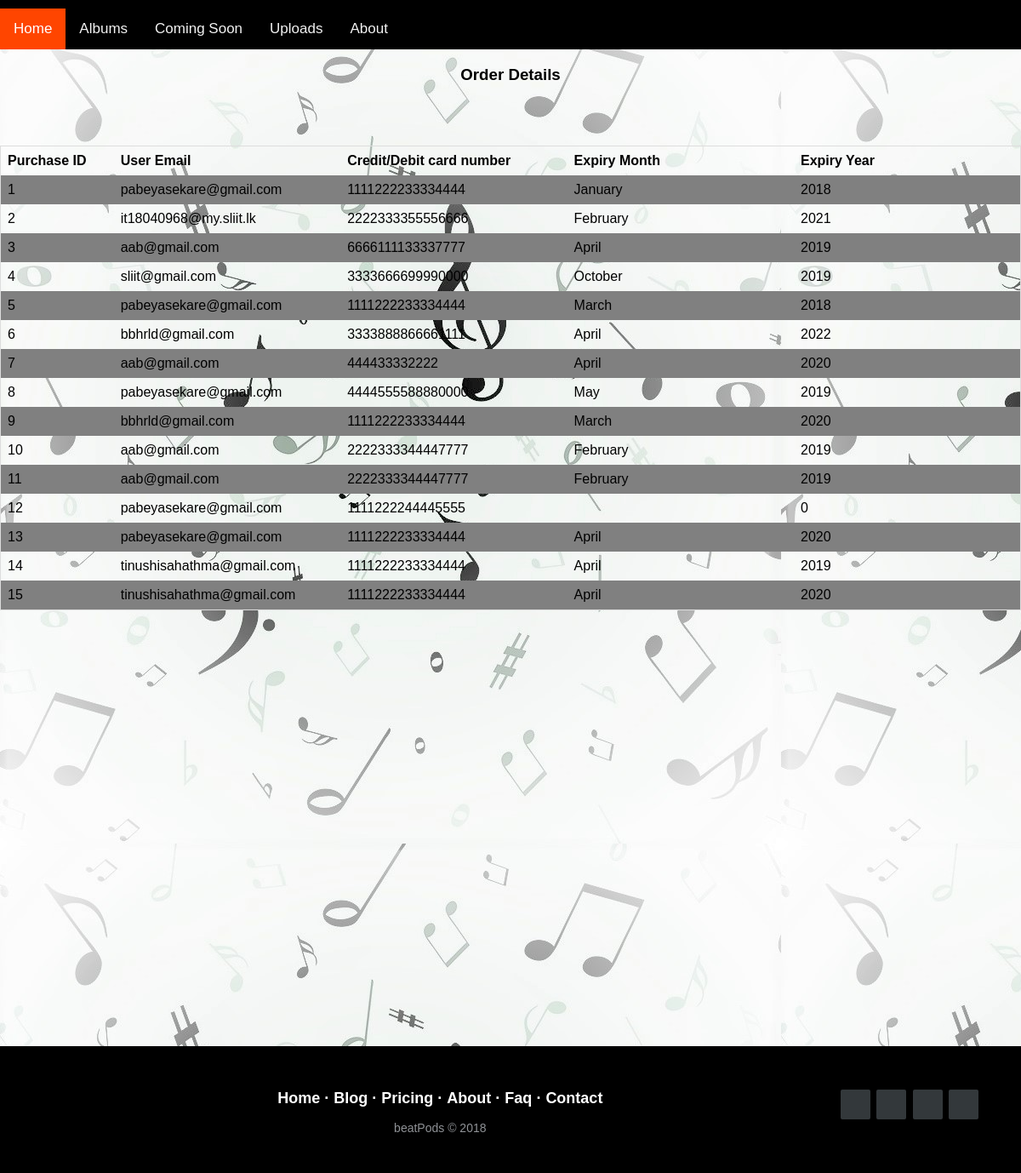
The page /order_history.php on the database its author committed.
### tables this page shows
CREATE TABLE `payment` (
  `PaymentID` int(20) NOT NULL,
  `Date` datetime NOT NULL DEFAULT CURRENT_TIMESTAMP ON UPDATE CURRENT_TIMESTAMP,
  `Email` varchar(150) NOT NULL,
  `CardNo` varchar(16) NOT NULL,
  `MonthID` varchar(50) NOT NULL,
  `YearID` int(20) NOT NULL,
  `cvv` int(11) NOT NULL
);

### order_history.php (the view, shortened to what this page needs)
<?php
$connect = mysqli_connect("localhost", "root", "", "music3");
?>
<html>
<head>
    <link href="Styles/order_history.css" type="text/css" rel="stylesheet">
</head>
<body class="body">
<div id="navbar">
  <div class="header-right">
    <a class="active" href="#home">Home</a>
    <a href="#albums">Albums</a>
    <a href="#comings">Coming Soon</a>
    <a href="#uploads">Uploads</a>
    <a href="#about">About</a>
      <div class="image1">
                  <a href="#">
        </a>
                          <a href="#">
        </a>
      </div>
</div>
</div>
<h3 align="center">Order Details</h3><br><br><br>
			<div style="overflow-x:auto;">
				<table class="table table-bordered">
					<tr>
						<th width="10%" align="center">Purchase ID</th>
						<th width="20%">User Email</th>
						<th width="20%">Credit/Debit card number</th>
						<th width="20%">Expiry Month</th>
						<th width="20%">Expiry Year</th>
					</tr>
                    <?php
				$query = "SELECT * FROM payment";
				$result = mysqli_query($connect, $query);
				if(mysqli_num_rows($result) > 0)
				{
					while($row = mysqli_fetch_array($result))
					{
				?>
					<tr>
						<td align="center"><?php echo $row["PaymentID"]; ?></td>
						<td align="center"><?php echo $row["Email"]; ?></td>
						<td align="center"><?php echo $row["CardNo"]; ?></td>
						<td align="center"><?php echo $row["MonthID"]; ?></td>
                        <td align="center"><?php echo $row["YearID"]; ?></td>
					</tr>
					<?php
					}
				}
			?>
				</table>
			</div><br><br><br><br><br><br><br><br><br><br><br><br><br><br><br><br><br><br><br><br><br><br><br><br>
 	<footer  class="footer-distributed">
			<div align="center" class="footer-right">
				<a href="https://www.facebook.com/"><i class="fa fa-facebook"></i></a>
				<a href="https://www.twitter.com/"><i class="fa fa-twitter"></i></a>
				<a href="https://www.linkedin.com/"><i class="fa fa-linkedin"></i></a>
				<a href="https://www.github.com/"><i class="fa fa-github"></i></a>
			</div>
			<div align="center" class="footer-left">
				<p class="footer-links">
					<a href="#">Home</a>
					·
					<a href="#">Blog</a>
					·
					<a href="#">Pricing</a>
					·
					<a href="#">About</a>
					·
					<a href="#">Faq</a>
					·
					<a href="#">Contact</a>
				</p>
				<p>beatPods &copy; 2018</p>
			</div>
</footer>
</body>
</html>

### Styles/order_history.css (style rules this page uses)
.body { margin: 0; font-family: Arial, Helvetica, sans-serif; background-color: lightgrey; background: url(Images/image4.jpg); }
#navbar { overflow: hidden; background-color: black; z-index: 99; }
#navbar a { float: left; display: block; color: #f2f2f2; text-align: center; padding: 14px 16px; text-decoration: none; font-size: 17px; }
#navbar a.active { background-color: #FF4500; color: white; }
.footer-distributed { background-color: black; box-shadow: 0 1px 1px 0 rgba(0, 0, 0, 0.12); box-sizing: border-box; width: 100%; text-align: left; font: normal 16px sans-serif; padding: 45px 50px; margin-top: 80px; }
.footer-distributed .footer-left p { color: #8f9296; font-size: 14px; margin: 0; }
.footer-distributed p.footer-links { font-size:18px; font-weight: bold; color: #ffffff; margin: 0 0 10px; padding: 0; }
.footer-distributed p.footer-links a { display:inline-block; line-height: 1.8; text-decoration: none; color: inherit; }
.footer-distributed .footer-right { float: right; margin-top: 6px; max-width: 180px; }
.footer-distributed .footer-right a { display: inline-block; width: 35px; height: 35px; background-color: #33383b; border-radius: 2px; font-size: 20px; color: #ffffff; text-align: center; line-height: 35px; margin-left: 3px; }

### order_history.php (style rules this page uses)
table { border-collapse: collapse; border-spacing: 0; width: 100%; border: 1px solid #ddd; }
th, td { text-align: left; padding: 8px; }
tr:nth-child(even) { background-color: grey }

### rows shown on the page
payment: PaymentID "1", Email "pabeyasekare@gmail.com", CardNo "1111222233334444", MonthID "January", YearID "2018"
payment: PaymentID "2", Email "it18040968@my.sliit.lk", CardNo "2222333355556666", MonthID "February", YearID "2021"
payment: PaymentID "3", Email "aab@gmail.com", CardNo "6666111133337777", MonthID "April", YearID "2019"
payment: PaymentID "4", Email "sliit@gmail.com", CardNo "3333666699990000", MonthID "October", YearID "2019"
payment: PaymentID "5", Email "pabeyasekare@gmail.com", CardNo "1111222233334444", MonthID "March", YearID "2018"
payment: PaymentID "6", Email "bbhrld@gmail.com", CardNo "3333888866661111", MonthID "April", YearID "2022"
payment: PaymentID "7", Email "aab@gmail.com", CardNo "444433332222", MonthID "April", YearID "2020"
payment: PaymentID "8", Email "pabeyasekare@gmail.com", CardNo "4444555588880000", MonthID "May", YearID "2019"
payment: PaymentID "9", Email "bbhrld@gmail.com", CardNo "1111222233334444", MonthID "March", YearID "2020"
payment: PaymentID "10", Email "aab@gmail.com", CardNo "2222333344447777", MonthID "February", YearID "2019"
payment: PaymentID "11", Email "aab@gmail.com", CardNo "2222333344447777", MonthID "February", YearID "2019"
payment: PaymentID "12", Email "pabeyasekare@gmail.com", CardNo "1111222244445555", YearID "0"
payment: PaymentID "13", Email "pabeyasekare@gmail.com", CardNo "1111222233334444", MonthID "April", YearID "2020"
payment: PaymentID "14", Email "tinushisahathma@gmail.com", CardNo "1111222233334444", MonthID "April", YearID "2019"
payment: PaymentID "15", Email "tinushisahathma@gmail.com", CardNo "1111222233334444", MonthID "April", YearID "2020"
